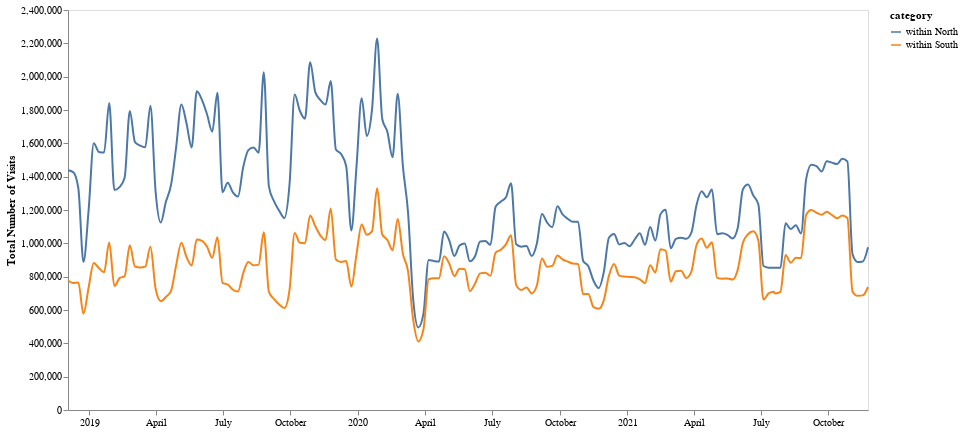

This figure's notebook cell:
### Code cell
lineplot_mob

### Figure 1 — Vega-Lite specification as saved in the notebook (floating-point values rounded to 4 significant figures; data arrays with more than 128 entries replaced by an {"elided": "..."} marker saying what was removed)
{"config": {"view": {"continuousWidth": 400, "continuousHeight": 300}}, "data": {"name": "data-b42dec39ec60f190076bfecee7bd0fa0"}, "mark": {"type": "line", "interpolate": "monotone", "opacity": 1.0}, "encoding": {"color": {"type": "nominal", "field": "category"}, "x": {"type": "temporal", "axis": {"grid": false, "title": null}, "field": "start_date"}, "y": {"type": "quantitative", "axis": {"grid": false, "title": "Total Number of Visits"}, "field": "sum_visits"}}, "height": 400, "width": 800, "$schema": "https://vega.github.io/schema/vega-lite/v4.8.1.json", "datasets": {"data-b42dec39ec60f190076bfecee7bd0fa0": {"elided": "314 records"}}}
